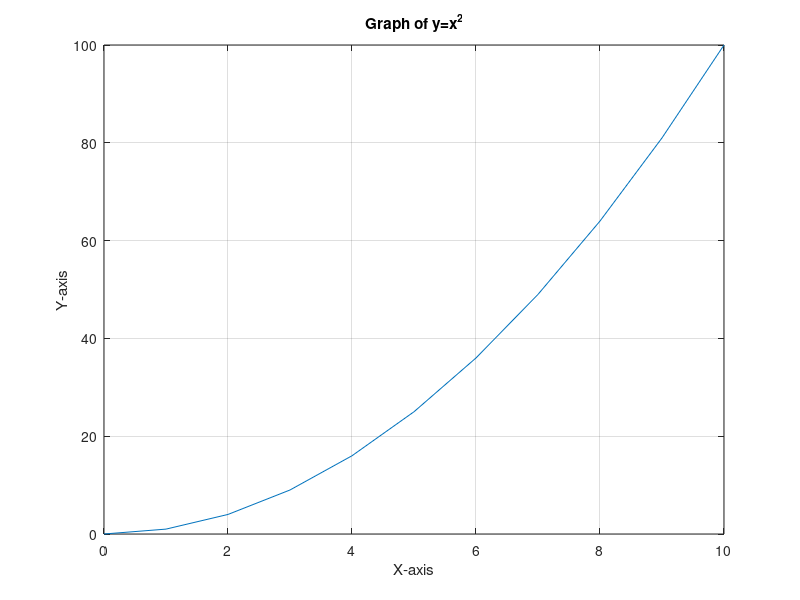

Here is the MATLAB script that generated this plot:
% Name: Md Minhaz
% Surnamre : Hossain
% Group: EKfu25/1
% Date: 11-09-2026

clc;
clear;

x = 0:1:10;
y = x.^2;

plot(x,y)

xlabel('X-axis')
ylabel('Y-axis')

title('Graph of y=x^2')

grid on

a = linspace(0,10,5);

sqrt(25)

sin(pi/2)

mean([10 20 30])

%Complemantary Task;

N=6

% first element N+1;
% Second element N+4;
% Step Size 0.5;
% Create vector

A = N+1:0.5:N+4


% Create matrix

B = [N N+1 N+2;
    N+3 N+4 N+5;
    N+6 N+7 N+8]


a = B(3,2)

b = B(2:3,1:2)

c = B([1 3],[1 3])
